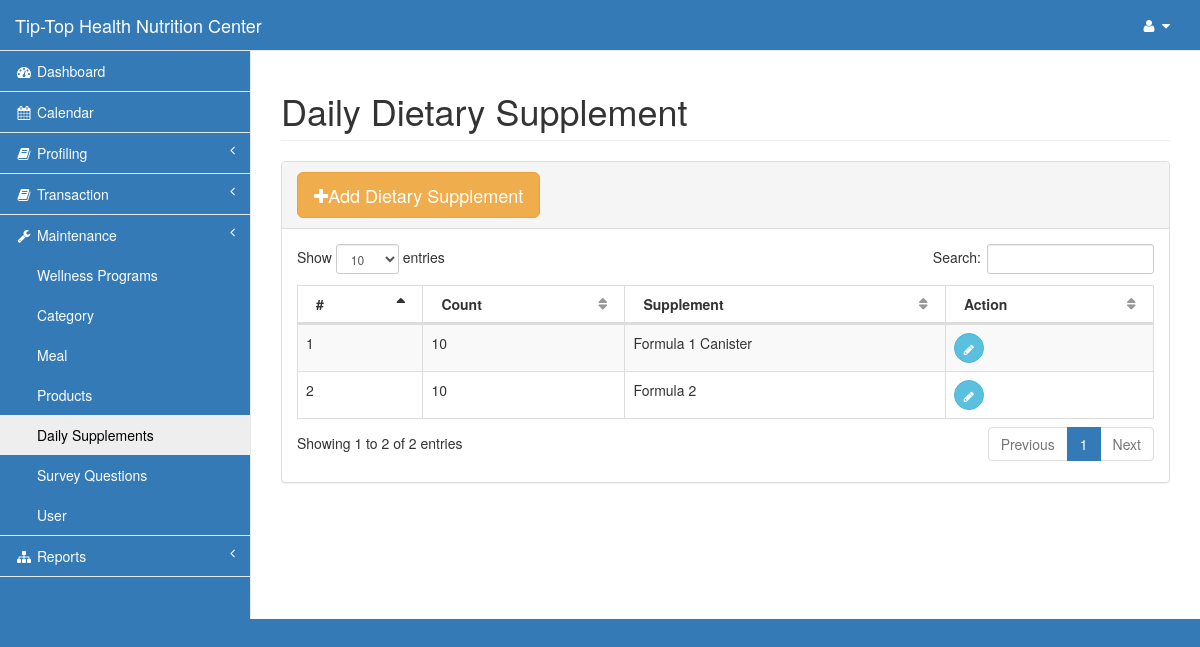
Screenshot of /pages/supplements.php (signed in) with the database file from the repository.
### tables this page shows
CREATE TABLE `supplement` (
  `sup_id` int(11) NOT NULL,
  `prod_id` int(11) NOT NULL,
  `sup_count` int(11) NOT NULL
);

CREATE TABLE `product` (
  `prod_id` int(11) NOT NULL,
  `prod_name` varchar(30) NOT NULL,
  `vol_pts` int(11) NOT NULL,
  `c` int(11) NOT NULL,
  `sc` int(11) NOT NULL,
  `sb` int(11) NOT NULL,
  `supv` int(11) NOT NULL,
  `retail` int(11) NOT NULL,
  `profitc` int(11) NOT NULL,
  `profitsc` int(11) NOT NULL,
  `profitsb` int(11) NOT NULL,
  `profitsupv` int(11) NOT NULL,
  `qty` int(11) NOT NULL,
  `reorder` int(11) NOT NULL,
  `cat_id` int(11) NOT NULL
);

### pages/supplements.php (the view, shortened to what this page needs)
<?php include('session.php');?>
<!DOCTYPE html>
<html lang="en">
<head>
    <?php include('css.php');?>
</head>
<body>
    <div id="wrapper">
        <?php include('nav.php');?>
        <div id="page-wrapper">
            <div class="row">
                <div class="col-lg-12">
                    <h1 class="page-header">Daily Dietary Supplement</h1>
                </div>
            </div>
            <div class="row">
                <div class="col-lg-12">
                    <div class="panel panel-default">
                        <div class="panel-heading">
                            <button type="button" class="btn btn-warning btn-lg" data-toggle="modal" data-target="#myModal"><i class="fa fa-plus"></i>Add Dietary Supplement</button>
                        </div>
                        <div class="panel-body">
                            <table width="100%" class="table table-striped table-bordered table-hover" id="dataTables-example">
                                <thead>
                                    <tr>
                                        <th>#</th>
                                        <th>Count</th>
                                        <th>Supplement</th>
                                        <th>Action</th>
                                    </tr>
                                </thead>
                                <tbody>
<?php
        $query=mysqli_query($con,"select * from supplement natural join product")or die(mysqli_error($con));
            $i=1;
          while ($row=mysqli_fetch_array($query)){
            $id=$row['sup_id'];
?>
                                    <tr class="odd gradeX">
                                        <td class="center"><?php echo $i;?></td>
                                        <td><?php echo $row['sup_count'];?></td>
                                        <td><?php echo $row['prod_name'];?></td>
                                        <td>
                                            <a href="" class="btn btn-info btn-circle" data-toggle="modal" data-target="#edit<?php echo $id;?>"><i class="fa fa-pencil"></i></a>
                                        </td>
                                    </tr>
<?php $i++;}?>
                                </tbody>
                            </table>
                    </div>
                </div>
            </div>
        </div>
    </div>
</body>
</html>

### pages/css.php (style rules this page uses)
.navbar-default, body { background-color: #337ab7!important; }

### rows the page displays
supplement: sup_count "10", prod.prod_name "Formula 1 Canister"
supplement: sup_count "10", prod.prod_name "Formula 2"
